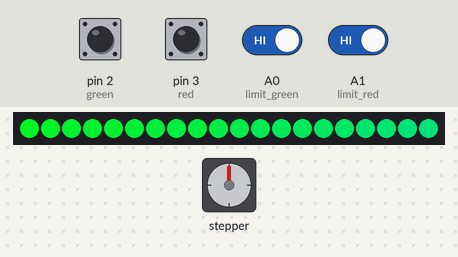
Recording of a sketch running on a simulated Arduino Uno, built with avr-gcc and run on an emulated ATmega328P. On the bench: stepper motor, 20 RGB LEDs in strip order, left to right. Wiring (inferred from the names in the program): stepper motor driver (200 steps per turn assumed): step pin 9; direction pin 8. Inputs (shaded band) come from the test bench; at power-on: A0 (limit_green), A1 (limit_red), pin 2 (green), pin 3 (red) HIGH.

Above: at 5.6 s.
5.7 s: pin 2 (green) pulled LOW for 2.1 s
At 7.6 s:
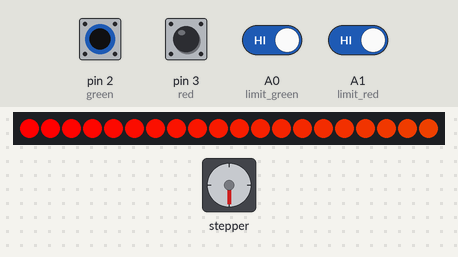
9.3 s: A1 (limit_red) driven LOW
At 11.4 s:
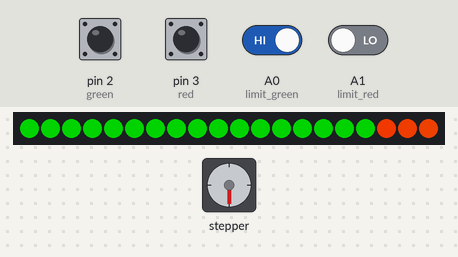
14.8 s: pin 3 (red) pulled LOW for 2.1 s
At 15.6 s:
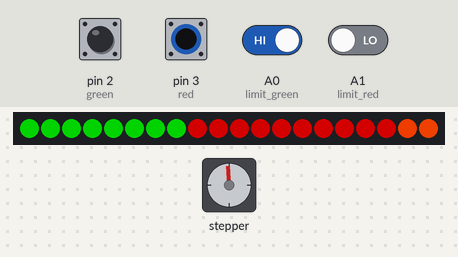
22.4 s: A0 (limit_green) driven LOW
At 27.7 s:
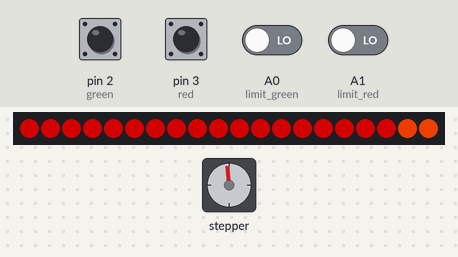
27.9 s: pin 2 (green) pulled LOW for 2.1 s
At 29.2 s:
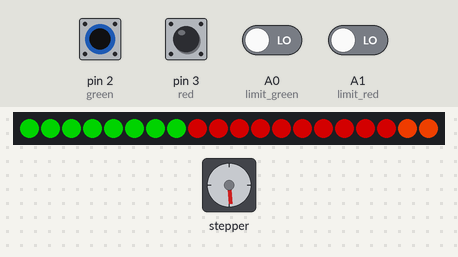
35.5 s: pin 3 (red) pulled LOW for 2.1 s
At 36.3 s:
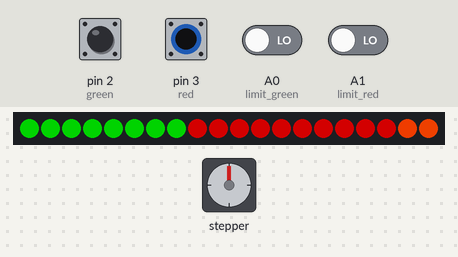
Timing chart, 0 to 89.3 s (numbered marks = the images above; inputs shaded):
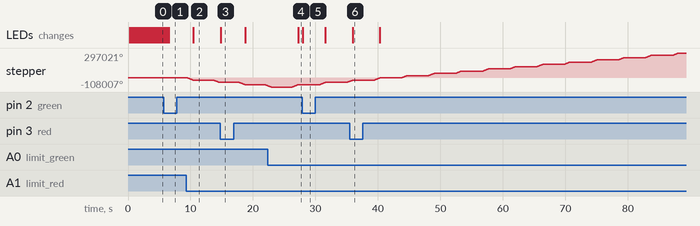

The sketch:

PushBattle_v1.1.ino
```cpp
#include <Adafruit_NeoPixel.h>

#define stepPin 9
#define dirPin 8

#define red 3
#define green 2

#define limit_red A1
#define limit_green A0

#define led 5
#define DELAY_UP 30
#define DEBOUSE 200

int mode = 0;
int work = 0;
int state = 1;

Adafruit_NeoPixel strip = Adafruit_NeoPixel(20, led, NEO_GRB + NEO_KHZ800);

void setup() {
  Serial.begin(9600);

  pinMode(stepPin,OUTPUT);
  pinMode(dirPin,OUTPUT);

  pinMode(red, INPUT_PULLUP);
  pinMode(green, INPUT_PULLUP);
  pinMode(limit_red, INPUT);
  pinMode(limit_green, INPUT);

  strip.begin();
  strip.show();

  attachInterrupt(0, red_up, FALLING);
  attachInterrupt(1, green_up, FALLING);
}

void loop() {
  if(state == 1)  {
    rainbow(5);
  }
  if(digitalRead(limit_red) == 0)  {
    delay(DEBOUSE);
        state=2;
      }
  if(digitalRead(limit_green) == 0)  {
    delay(DEBOUSE);
        state=3;
      }

  if(state == 2)  {
    for(int l=0; l<17; l++) {
        strip.setPixelColor(l, strip.Color(0,127,0));
        strip.show();
      }
      for(int c=0; c<=15000; c++) {
        digitalWrite(dirPin,  LOW);
        digitalWrite(stepPin, HIGH);
        delayMicroseconds(50);
        digitalWrite(stepPin, LOW);
      }
      delay(3000);
      state = 0;
  }
  if(state == 3)  {
    for(int l=0; l<17; l++) {
        strip.setPixelColor(l, strip.Color(127,0,0));
        strip.show();
      }

      for(int c=0; c<=15000; c++) {
        digitalWrite(dirPin,  HIGH);
        digitalWrite(stepPin, HIGH);
        delayMicroseconds(50);
        digitalWrite(stepPin, LOW);
       }
       delay(3000);
       state = 0;
  }


} // END LOOP

void red_up() {
  state=0;
    for(int l=0; l<=7; l++) {
        strip.setPixelColor(l, strip.Color(0,127,0));
        strip.show();
    }
    for(int l=8; l<=17; l++) {
        strip.setPixelColor(l, strip.Color(127,0,0));
        strip.show();
    }

    for(int i=0; i<500; i++)  {
    digitalWrite(dirPin,HIGH);
    digitalWrite(stepPin, HIGH);
    delayMicroseconds(DELAY_UP);
    digitalWrite(stepPin, LOW);
    }

     if(digitalRead(limit_red) == 0)  {
      delay(DEBOUSE);
        state=2;
      }
}

void green_up() {
  state=0;
  for(int l=0; l<=7; l++) {
        strip.setPixelColor(l, strip.Color(0,127,0));
        strip.show();
    }
    for(int l=8; l<=17; l++) {
        strip.setPixelColor(l, strip.Color(127,0,0));
        strip.show();
    }

    for(int i=0; i<500; i++)  {
    digitalWrite(dirPin,LOW);
    digitalWrite(stepPin, HIGH);
    delayMicroseconds(DELAY_UP);
    digitalWrite(stepPin, LOW);
    }

    if(digitalRead(limit_green) == 0)  {
      delay(DEBOUSE);
        state=3;
      }
}

void rainbow(uint8_t wait) {
  uint16_t i, j;

  for(j=0; j<256; j++) {
    for(i=0; i<strip.numPixels(); i++) {
      strip.setPixelColor(i, Wheel((i+j) & 255));
    }
    strip.show();
    delay(wait);
  }
}

uint32_t Wheel(byte WheelPos) {
  WheelPos = 255 - WheelPos;
  if(WheelPos < 85) {
    return strip.Color(255 - WheelPos * 3, 0, WheelPos * 3);
  }
  if(WheelPos < 170) {
    WheelPos -= 85;
    return strip.Color(0, WheelPos * 3, 255 - WheelPos * 3);
  }
  WheelPos -= 170;
  return strip.Color(WheelPos * 3, 255 - WheelPos * 3, 0);
}
```

Measured:
- after the input at 5.7 s, stepper: goes 129° 0.02 s, then 900°, starting at once; the LEDs: first change after 0.08 s (image 1 shows a later state)
- after the input at 9.3 s, stepper: turns 27001° counter-clockwise in 0.91 s, then 27002° counter-clockwise in 0.93 s; the LEDs: change after 1.1 s (image 2)
- after the input at 14.8 s, the LEDs: change at once (image 3)
- after the input at 22.4 s, the LEDs: change after 4.8 s (image 4)
- after the input at 27.9 s, the LEDs: change at once (image 5)
- after the input at 35.5 s, the LEDs: change after 0.46 s (image 6)
